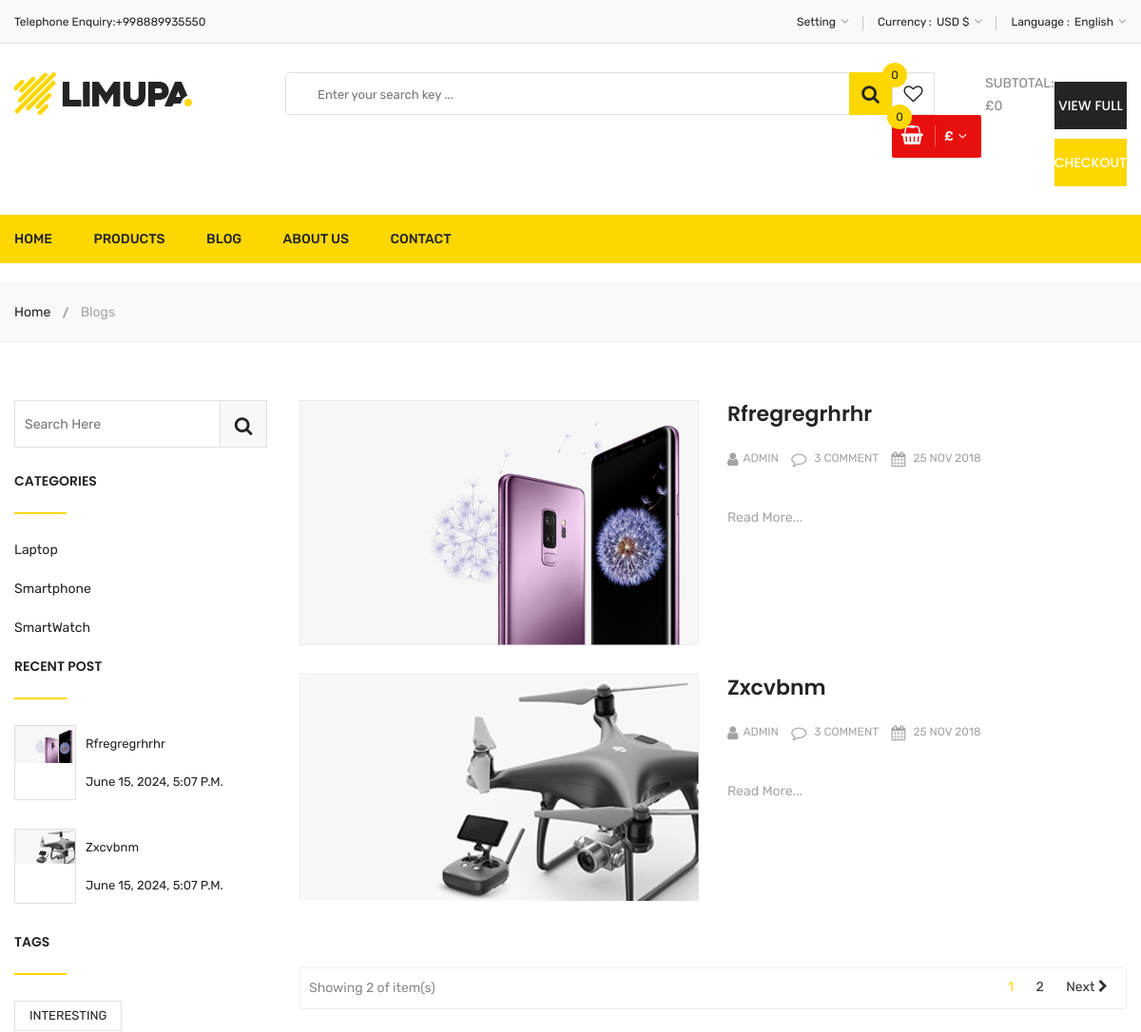
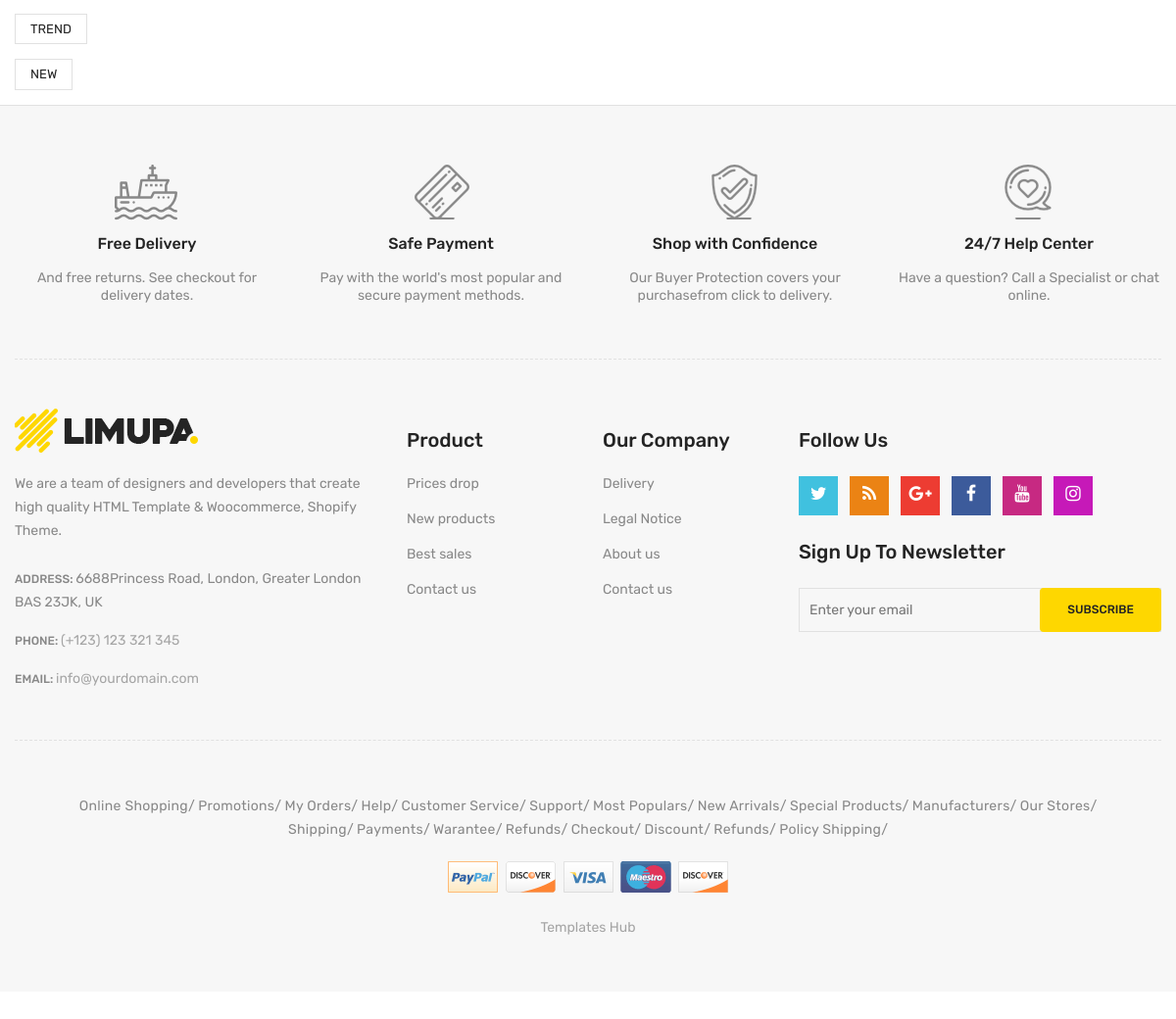
The app's page /blogs/ with its own data (2 pictures, top to bottom).
### blogs/models.py (models this page shows, shortened)
class BlogCategoryModel(models.Model):
    name = models.CharField(max_length=128, verbose_name=('name'))
    created_at = models.DateTimeField(auto_now_add=True)
    updated_at = models.DateTimeField(auto_now=True)
    class Meta:
        verbose_name = ('category')
        verbose_name_plural = ('categories')

class BlogModel(models.Model):
    title = models.CharField(max_length=255, verbose_name=('title'))
    image = models.ImageField(upload_to='blog-images')
    short_info = models.TextField(null=True, verbose_name=('short_info'))
    content = models.TextField()
    categories = models.ManyToManyField(BlogCategoryModel, related_name='blogs')
    tags = models.ManyToManyField(BlogTagModel, related_name='tags')
    author = models.ForeignKey(AuthorModel, on_delete=models.CASCADE, related_name='blogs')
    created_at = models.DateTimeField(auto_now_add=True)
    updated_at = models.DateTimeField(auto_now=True)
    class Meta:
        verbose_name = ('blog')
        verbose_name_plural = ('blogs')

class BlogTagModel(models.Model):
    name = models.CharField(max_length=128, verbose_name=('name'))
    created_at = models.DateTimeField(auto_now_add=True)
    updated_at = models.DateTimeField(auto_now=True)
    class Meta:
        verbose_name = ('tag')
        verbose_name_plural = ('tags')

### blogs/views.py (the view)
# urls.py: path("", BlogListView.as_view(), name="list"),
class BlogListView(ListView):
    template_name = 'blogs/blog-list.html'
    context_object_name = 'blogs'
    model = BlogModel
    paginate_by = 2
    def get_queryset(self):
        qs = BlogModel.objects.all().order_by('-pk')
        cat = self.request.GET.get('cat')
        tag = self.request.GET.get('tag')
        if cat:
            qs = qs.filter(categories=cat)
        if tag:
            qs = qs.filter(tags=tag)
        return qs
    def get_context_data(self, *, object_list=None, **kwargs):
        context = super().get_context_data(**kwargs)
        context['categories'] = BlogCategoryModel.objects.all()
        context['tags'] = BlogTagModel.objects.all()
        context['famous_blogs'] = BlogModel.objects.all().order_by('-created_at')[:2]
        return context

### products/templatetags/my_tags.py (called while the page is built)
@register.filter
def get_cart_total(request):
    cart = request.session.get('cart', [])
    total_price = ProductModel.objects.filter(pk__in=cart).aggregate(Sum('real_price')).get('real_price__sum')
    if total_price:
        return total_price
    return 0

@register.filter
def get_user_cart(request):
    cart = request.session.get('cart', [])
    products = ProductModel.objects.filter(pk__in=cart)
    return products

### templates/blogs/blog-list.html (shortened to what this page needs)
{% load static %}
<!doctype html>
<html class="no-js" lang="zxx">
<head>
        <link rel="stylesheet" href="{% static 'css/material-design-iconic-font.min.css' %}">
        <link rel="stylesheet" href="{% static 'css/font-awesome.min.css' %}">
        <link rel="stylesheet" href="{% static 'css/fontawesome-stars.css' %}">
        <link rel="stylesheet" href="{% static 'css/meanmenu.css' %}">
        <link rel="stylesheet" href="{% static 'css/owl.carousel.min.css' %}">
        <link rel="stylesheet" href="{% static 'css/slick.css' %}">
        <link rel="stylesheet" href="{% static 'css/animate.css' %}">
        <link rel="stylesheet" href="{% static 'css/jquery-ui.min.css' %}">
        <link rel="stylesheet" href="{% static 'css/venobox.css' %}">
        <link rel="stylesheet" href="{% static 'css/nice-select.css' %}">
        <link rel="stylesheet" href="{% static 'css/magnific-popup.css' %}">
        <link rel="stylesheet" href="{% static 'css/bootstrap.min.css' %}">
        <link rel="stylesheet" href="{% static 'css/helper.css' %}">
        <link rel="stylesheet" href="{% static 'css/style.css' %}">
        <link rel="stylesheet" href="{% static 'css/responsive.css' %}">
    </head>
    <body>
        <div class="body-wrapper">
            {% include 'layouts/header.html' %}
            <div class="breadcrumb-area">
                <div class="container">
                    <div class="breadcrumb-content">
                        <ul>
                            <li><a href="index.html">Home</a></li>
                            <li class="active">Blogs</li>
                        </ul>
                    </div>
                </div>
            </div>
            <div class="li-main-blog-page pt-60 pb-55">
                <div class="container">
                    <div class="row">
                        {% include 'blogs/blog-filter.html' %}
                        <div class="col-lg-9 order-lg-2 order-1">
                            <div class="row li-main-content">
                                {% for blog in blogs %}
                                <div class="col-lg-12">
                                    <div class="li-blog-single-item mb-30">
                                        <div class="row">
                                            <div class="col-lg-6">
                                                <div class="li-blog-banner">
                                                    <a href="{% url 'blogs:detail' pk=blog.id %}"><img class="img-full" src="{{ blog.image.url }}" alt=""></a>
                                                </div>
                                            </div>
                                            <div class="col-lg-6">
                                                <div class="li-blog-content">
                                                    <div class="li-blog-details">
                                                        <h3 class="li-blog-heading pt-xs-25 pt-sm-25"><a href="{% url 'blogs:detail' pk=blog.id %}">{{ blog.title }}</a></h3>
                                                        <div class="li-blog-meta">
                                                            <a class="author" href="#"><i class="fa fa-user"></i>Admin</a>
                                                            <a class="comment" href="#"><i class="fa fa-comment-o"></i> 3 comment</a>
                                                            <a class="post-time" href="#"><i class="fa fa-calendar"></i> 25 nov 2018</a>
                                                        </div>
                                                        <a class="read-more" href="{% url 'blogs:detail' pk=blog.id %}">Read More...</a>
                                                    </div>
                                                </div>
                                            </div>
                                        </div>
                                    </div>
                                </div>
                                {% endfor %}
                                <div class="col-lg-12">
                                    <div class="paginatoin-area">
                                        <div class="row">
                                            <div class="col-lg-6 col-md-6 pt-xs-15">
                                                <p>Showing 2 of {{products.count }} item(s)</p>
                                            </div>
                                            <div class="col-lg-6 col-md-6">
                                                <ul class="pagination-box pt-xs-20 pb-xs-15">
                                                    {% for page in page_obj.paginator.page_range %}
                                                    <li {% if page == page_obj.number %} class="active" {% endif %}><a href="?page={{ page }}">{{ page }}</a></li>
                                                    <li>
                                                    {% endfor %}
                                                    {% if page_obj.has_next %}
                                                      <a href="?page={{ page_obj.next_page_number }}" class="Next"> Next <i class="fa fa-chevron-right"></i></a>
                                                    </li>
                                                    {% endif %}
                                                </ul>
                                            </div>
                                        </div>
                                </div>
                            </div>
                        </div>
                    </div>
                </div>
            </div>
            {% include 'layouts/footer.html' %}
        </div>
    </body>
</html>

### templates/blogs/blog-filter.html
{% load static %}
<div class="col-lg-3 order-lg-1 order-2">
    <div class="li-blog-sidebar-wrapper">
        <div class="li-blog-sidebar">
            <div class="li-sidebar-search-form pt-xs-30 pt-sm-30">
                <form action="#">
                    <input type="text" class="li-search-field" placeholder="search here">
                    <button type="submit" class="li-search-btn"><i class="fa fa-search"></i></button>
                </form>
            </div>
        </div>
        <div class="li-blog-sidebar pt-25">
            <h4 class="li-blog-sidebar-title">Categories</h4>
            {% for cat in categories %}
            <ul class="li-blog-archive">
                <li><a {% if 'blogs/detail' in request.path %}
                    href="{% url 'blogs:list' %}?cat={{ cat.pk }}" {% else %}
                    style="cursor: pointer" onclick="addUrlParameter('cat', '{{ cat.pk }}')"
                {% endif %}>{{ cat.name }}</a></li>
            </ul>
            {% endfor %}
        </div>
        <div class="li-blog-sidebar">
            <h4 class="li-blog-sidebar-title">Recent Post</h4>
            {% for blog in famous_blogs %}
            <div class="li-recent-post pb-30">
                <div class="li-recent-post-thumb">
                    <a href="blog-details-left-sidebar.html">
                        <img class="img-full" src="{{ blog.image.url }}" alt="Li's Product Image">
                    </a>
                </div>
                <div class="li-recent-post-des">
                    <span><a href="blog-details-left-sidebar.html">{{ blog.title }}</a></span>
                    <span class="li-post-date">{{ blog.created_at }}</span>
                </div>
            </div>
            {% endfor %}
        </div>
        <div class="li-blog-sidebar">
            <h4 class="li-blog-sidebar-title">Tags</h4>
            {% for tag in tags %}
            <ul class="li-blog-tags">
                <li><a {% if 'blogs/detail' in request.path %}
                    href="{% url 'blogs:list' %}?tag={{ tag.pk }}" {% else %}
                    style="cursor: pointer"  onclick="addUrlParameter('tag', '{{ tag.pk }}')"
                {% endif %}>{{ tag.name }}</a></li>
            </ul>
            {% endfor %}
        </div>
    </div>
</div>

### static/css/responsive.css (style rules this page uses)
@media (min-width: 1200px) and (max-width: 1500px) { .container { max-width: 1170px; padding-left: 0; padding-right: 0; } }

### records on screen
BlogCategoryModel: name "Laptop"
BlogCategoryModel: name "Smartphone"
BlogCategoryModel: name "SmartWatch"
BlogModel: image (picture), title "Rfregregrhrhr", created_at "June 15, 2024, 5:07 P.m."
BlogModel: image (picture), title "Zxcvbnm", created_at "June 15, 2024, 5:07 P.m."
BlogTagModel: name "INTERESTING"
BlogTagModel: name "TREND"
BlogTagModel: name "NEW"

### other values on screen
{{ request|get_user_cart|length }} "0"
{{ request|get_cart_total }} "0"
{{ page }} "1" "2"
